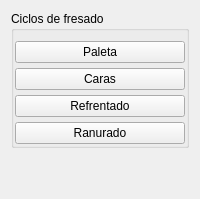
       <widget class="QWidget" name="tabWidget_functions_mill_cycles">
        <attribute name="title">
         <string/>
        </attribute>
        <attribute name="toolTip">
         <string>Ciclos de fresado</string>
        </attribute>
        <layout class="QVBoxLayout" name="verticalLayout_3">
         <item>
          <widget class="QGroupBox" name="groupBox_mill_cycles">
           <property name="title">
            <string>Ciclos de fresado</string>
           </property>
           <layout class="QGridLayout" name="gridLayout_7">
            <property name="leftMargin">
             <number>1</number>
            </property>
            <property name="topMargin">
             <number>10</number>
            </property>
            <property name="rightMargin">
             <number>1</number>
            </property>
            <property name="bottomMargin">
             <number>1</number>
            </property>
            <property name="horizontalSpacing">
             <number>3</number>
            </property>
            <property name="verticalSpacing">
             <number>5</number>
            </property>
            <item row="4" column="0">
             <widget class="QPushButton" name="btn_facing_mill">
              <property name="toolTip">
               <string>Realizar un mecanizado de refrentado</string>
              </property>
              <property name="statusTip">
               <string>Realizar un mecanizado de refrentado</string>
              </property>
              <property name="text">
               <string>Refrentado</string>
              </property>
             </widget>
            </item>
            <item row="3" column="0">
             <widget class="QPushButton" name="btn_face_mill">
              <property name="toolTip">
               <string>Realizar un mecanizado de caras</string>
              </property>
              <property name="statusTip">
               <string>Realizar un mecanizado de caras</string>
              </property>
              <property name="text">
               <string>Caras</string>
              </property>
             </widget>
            </item>
            <item row="5" column="0">
             <widget class="QPushButton" name="btn_slotting_mill">
              <property name="toolTip">
               <string>Realizar un mecanizado de ranurado</string>
              </property>
              <property name="statusTip">
               <string>Realizar un mecanizado de ranurado</string>
              </property>
              <property name="text">
               <string>Ranurado</string>
              </property>
             </widget>
            </item>
            <item row="2" column="0">
             <widget class="QPushButton" name="btn_flat_mill">
              <property name="toolTip">
               <string>Realizar un mecanizado de palete</string>
              </property>
              <property name="statusTip">
               <string>Realizar un mecanizado de palete</string>
              </property>
              <property name="text">
               <string>Paleta</string>
              </property>
             </widget>
            </item>
           </layout>
          </widget>
         </item>
         <item>
          <spacer name="verticalSpacer_3">
           <property name="orientation">
            <enum>Qt::Orientation::Vertical</enum>
           </property>
           <property name="sizeHint" stdset="0">
            <size>
             <width>20</width>
             <height>40</height>
            </size>
           </property>
          </spacer>
         </item>
        </layout>
       </widget>
